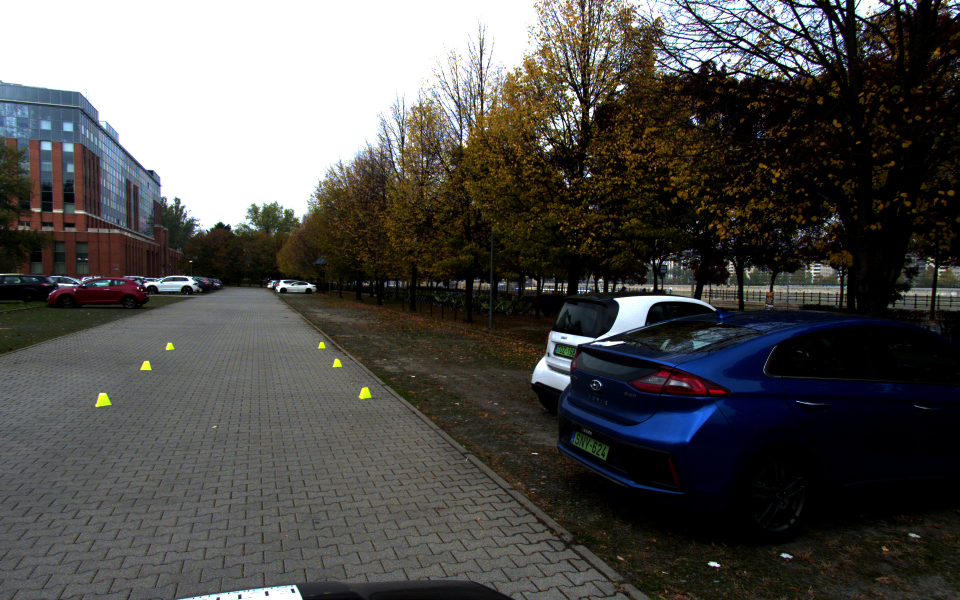
//> input picture Inverse-Perspective-Mapping/img1.jpg, 1920 x 1200 px (shown at 1/2 size)
$ ./affine_transformations_with_openCv Inverse-Perspective-Mapping/img1.jpg   (built with g++ and OpenCV 4)
//> lines starting //> are read from the running program, lines starting //| are printed output that depends on the picture
#include <opencv2/core/core.hpp>
#include <opencv2/highgui/highgui.hpp>
#include <iostream>
#include <stdio.h>

using namespace cv;
using namespace std;

int height = 600;
int width = 800;


Mat createPerspectiveTraf(float angle,float skew,float dx,float dy,float scale1, float scale2,float persp1, float persp2){
    Mat transformation(3,3,CV_32F);

    //Offset

    Mat offsetTr=Mat::eye(3,3,CV_32F);
    offsetTr.at<float>(0,2)=dx;
    offsetTr.at<float>(1,2)=dy;


    //Skew
    Mat skewTr=Mat::eye(3,3,CV_32F);
    skewTr.at<float>(0,1)=skew;

    //Scale
    Mat scaleTr=Mat::eye(3,3,CV_32F);
    scaleTr.at<float>(0,0)=scale1;
    scaleTr.at<float>(1,1)=scale2;


    //Rotation
    Mat rotTr=Mat::eye(3,3,CV_32F);
    rotTr.at<float>(0,0)=rotTr.at<float>(1,1)=cos(angle);
    rotTr.at<float>(0,1)=-sin(angle);
    rotTr.at<float>(1,0)=sin(angle);
    transformation=offsetTr*rotTr*skewTr*scaleTr;
    cout << "Affine Traf: " <<transformation <<endl ;


    //Perspectivity
    transformation.at<float>(2,0)=persp1;
    transformation.at<float>(2,1)=persp2;
    cout << "Perspective Traf: " <<transformation <<endl;


	return transformation;
}

void transformImage(Mat origImg,Mat& newImage,Mat tr,bool isPerspective){
    Mat invTr=tr.inv();
    const int WIDTH=origImg.cols;
    const int HEIGHT=origImg.rows;


    for (int x=0;x<WIDTH;x++) for (int y=0;y<HEIGHT;y++){
        Mat pt(3,1,CV_32F);
        pt.at<float>(0,0)=x;
        pt.at<float>(1,0)=y;
        pt.at<float>(2,0)=1.0;

        Mat ptTransformed=invTr*pt;
        if (isPerspective) ptTransformed=(1.0/ptTransformed.at<float>(2,0))*ptTransformed;

        int newX=round(ptTransformed.at<float>(0,0));
        int newY=round(ptTransformed.at<float>(1,0));

        if ((newX>=0)&&(newX<WIDTH)&&(newY>=0)&&(newY<HEIGHT)) newImage.at<Vec3b>(y,x)=origImg.at<Vec3b>(newY,newX);
    }
}


int main( int argc, char** argv )
{
    if( argc != 2){
     cout <<" Usage: display_image ImageToLoadAndDisplay" << endl;
     return -1;
    }

    Mat image;
    image = imread(argv[1]);
//> image is the input picture: 1200 rows x 1920 cols, CV_8UC3; mean B, G, R 78.2, 80.4, 81.4

    if(!image.data ){
        cout <<  "Could not open or find the image" << std::endl ;
        return -1;
    }

    Mat transformedImage = Mat::zeros(image.size(),image.type());

    Mat trf=createPerspectiveTraf(0.0,0.0,300.0,300.0,1,1,0.0,0.0);
    transformImage(image,transformedImage,trf,false);
//> after the loop in transformImage, `for (int x=0;x<WIDTH;x++) for (int y=0;y<HEIGHT;y++)`:
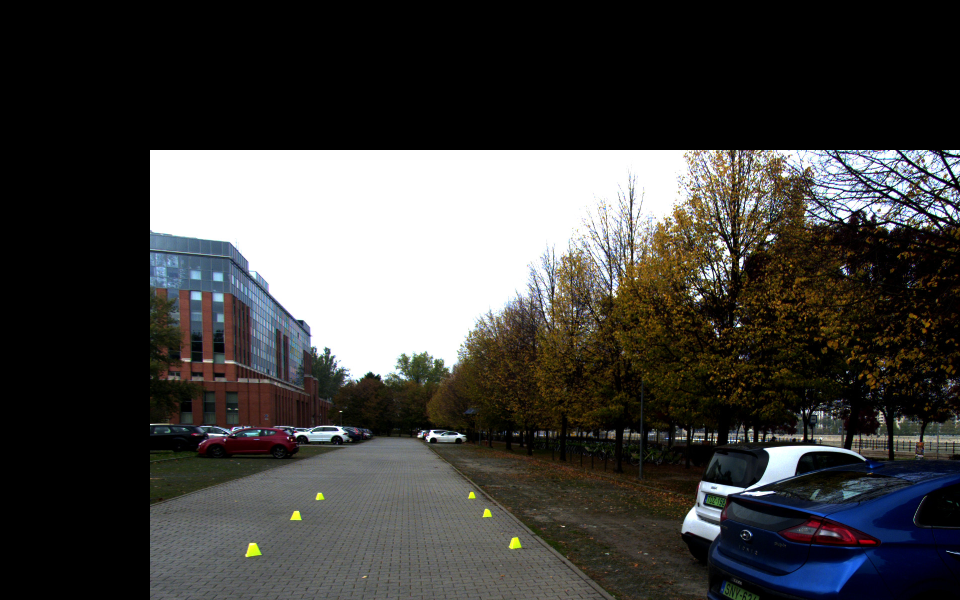
//> newImage: 1200 rows x 1920 cols, CV_8UC3 (shown at 1/2 size); mean B, G, R 62.5, 64.1, 64.9

    namedWindow( "Display window", WINDOW_AUTOSIZE );// Create a window for display.
    imshow( "Display window", transformedImage);

    int key;
    float angle = 0.0;
    float skew = 0.0;
    float dx = 100.0;
    float dy = 100.0;
    float scale1 = 0.5;
    float scale2 = 0.5;
    float persp1 = 0.0;
    float persp2 = 0.0;
    bool isPers;
    while (true){
        key = cv::waitKey(100);// Wait for a keystroke in the window
//> the key 'a' is pressed
//> call 2 of transformImage, with isPerspective = false
//> after the loop in transformImage (call 2), `for (int x=0;x<WIDTH;x++) for (int y=0;y<HEIGHT;y++)`:
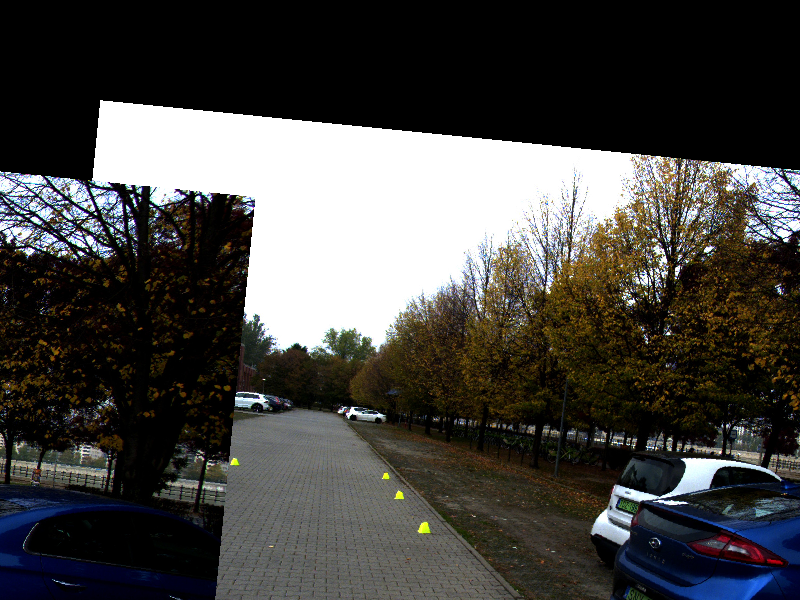
//> newImage: 600 rows x 800 cols, CV_8UC3; mean B, G, R 66.5, 68.8, 70
//> the key 'd' is pressed
//> call 3 of transformImage, with isPerspective = false
//> after the loop in transformImage (call 3), `for (int x=0;x<WIDTH;x++) for (int y=0;y<HEIGHT;y++)`:
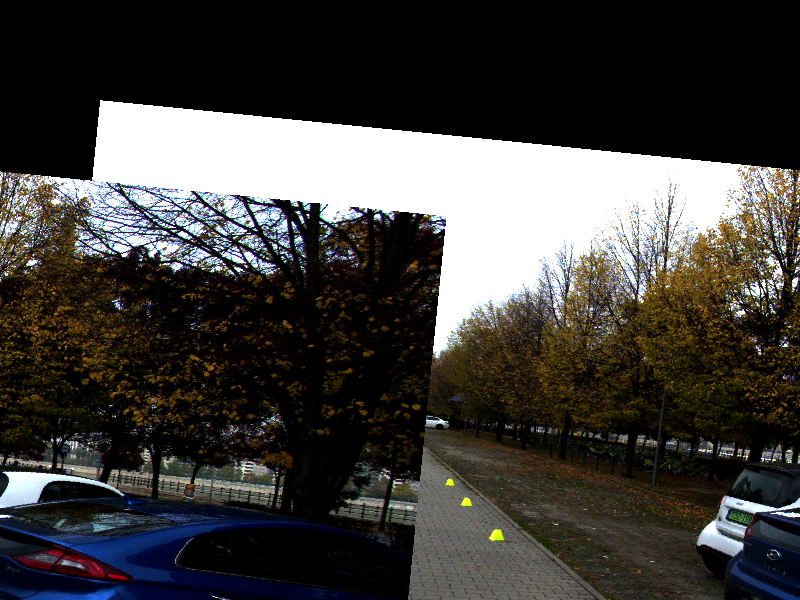
//> newImage: 600 rows x 800 cols, CV_8UC3; mean B, G, R 60.1, 63, 64.6
//> the key 'e' is pressed
//> the 'q' key is pressed
        if(key == 27) break;
        isPers = false;
        switch (key)
        {
        case 'a':
            angle+=0.1f;
            break;
        case 'q':
            angle-=0.1f;
            break;
        case 's':
            scale2+=0.1;
            break;
        case 'w':
            scale2-=0.1;
            break;
        case 'd':
            scale1+=0.1;
            break;
        case 'e':
            scale1-=0.1;
            break;
        case 'f':
            skew+=0.1;
            break;
        case 'r':
            skew-=0.1;
            break;
        case 'g':
            dy+=10;
            break;
        case 't':
            dy-=10;
            break;
        case 'h':
            dx+=10;
            break;
        case 'z':
            dx-=10;
            break;
        case 'j':
            persp1+=0.0001;
            isPers = true;
            break;
        case 'u':
            persp1-=0.0001;
            isPers = true;
            break;
        case 'k':
            persp2+=0.0001;
            isPers = true;
            break;
        case 'i':
            persp2-=0.0001;
            isPers = true;
            break;
        default:
            break;
        }
        if(key != -1){
            transformedImage = Mat::zeros(height,width,CV_8UC3);
            trf=createPerspectiveTraf(angle,skew,dx,dy,scale1,scale2,persp1,persp2);
            transformImage(image,transformedImage,trf,isPers);
//> after the loop in transformImage (call 5), `for (int x=0;x<WIDTH;x++) for (int y=0;y<HEIGHT;y++)`:
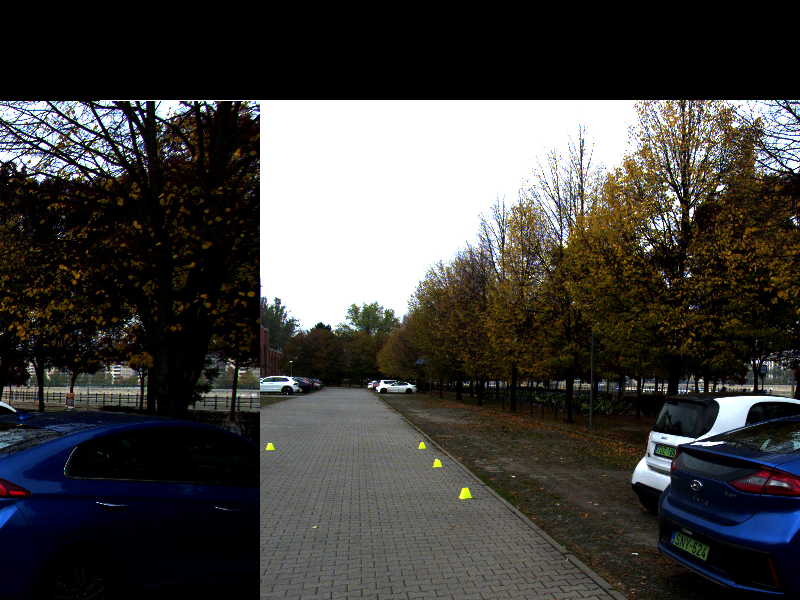
//> newImage: 600 rows x 800 cols, CV_8UC3; mean B, G, R 62.8, 64.8, 66
            imshow("Display window", transformedImage); }
    }
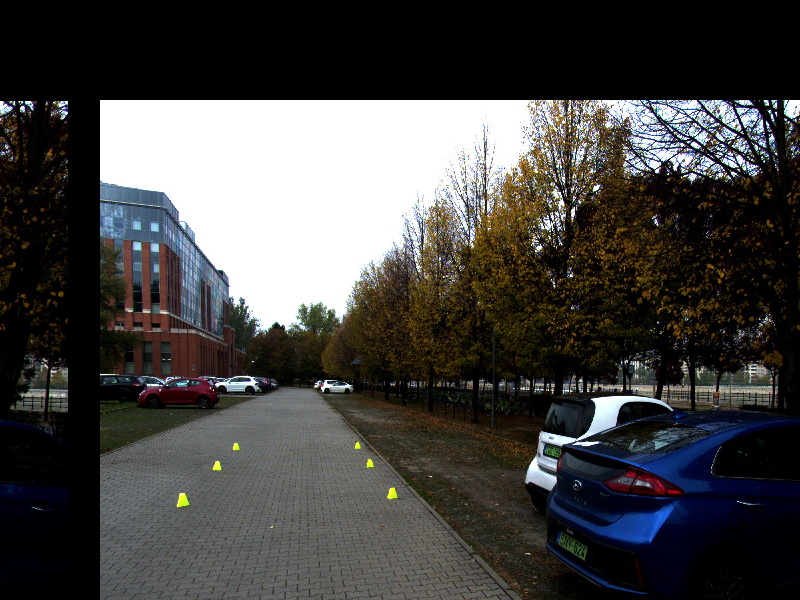
//> transformedImage: 600 rows x 800 cols, CV_8UC3; mean B, G, R 65.9, 67.4, 68.3
//> (the run ends here: the program stops with an error, at `return 0;`)

$ run again, on Inverse-Perspective-Mapping/Dev1.jpg
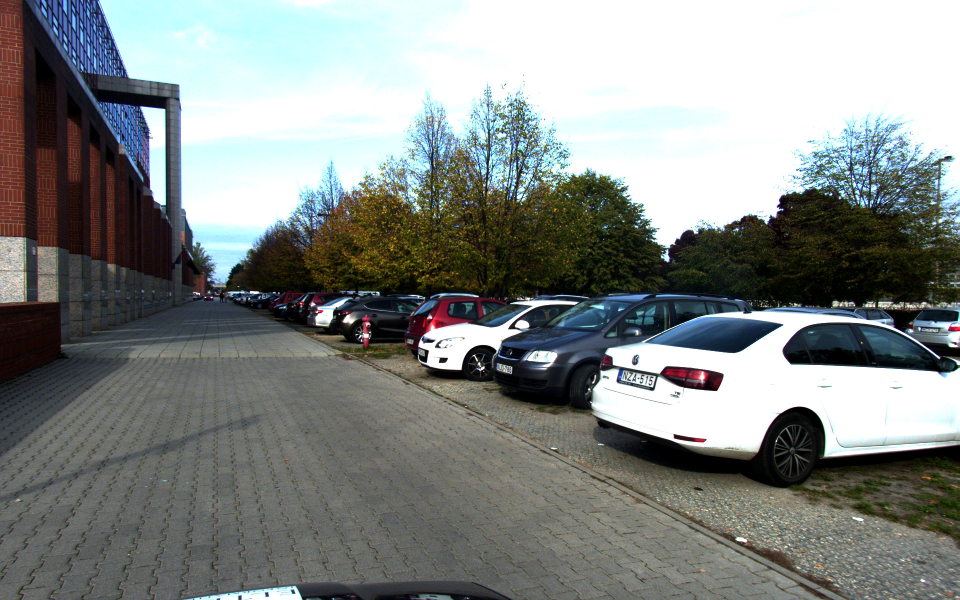
//> input picture Inverse-Perspective-Mapping/Dev1.jpg, 1920 x 1200 px (shown at 1/2 size)
//> image is the input picture: 1200 rows x 1920 cols, CV_8UC3; mean B, G, R 133.1, 135.4, 130.6
//> after the loop in transformImage (call 5), `for (int x=0;x<WIDTH;x++) for (int y=0;y<HEIGHT;y++)`:
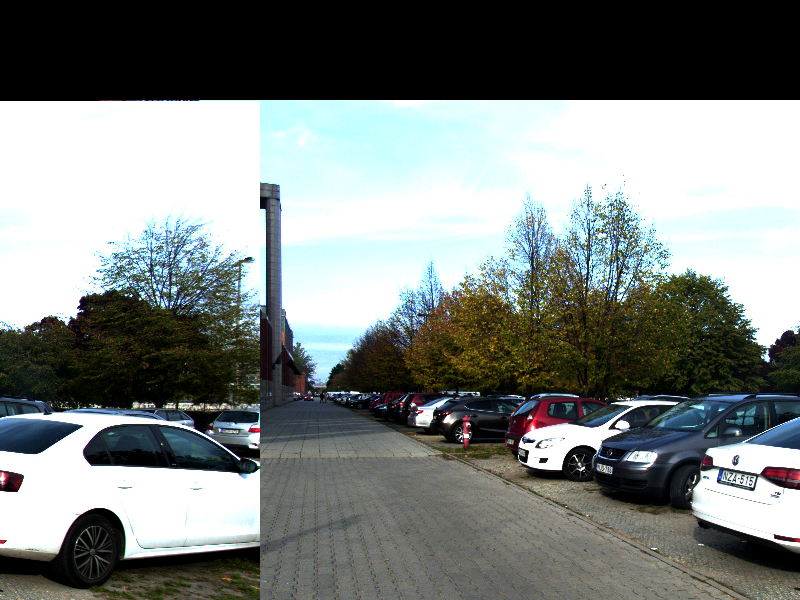
//> newImage: 600 rows x 800 cols, CV_8UC3; mean B, G, R 126.8, 128.9, 123.1
//> after the loop `while (true)`:
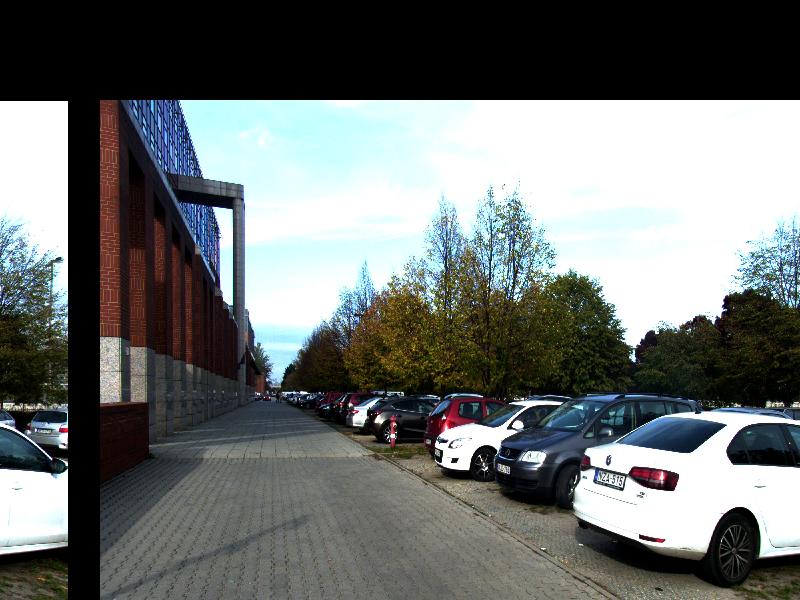
//> transformedImage: 600 rows x 800 cols, CV_8UC3; mean B, G, R 111.5, 112.7, 108.4

$ run again, on Inverse-Perspective-Mapping/Dev2.jpg
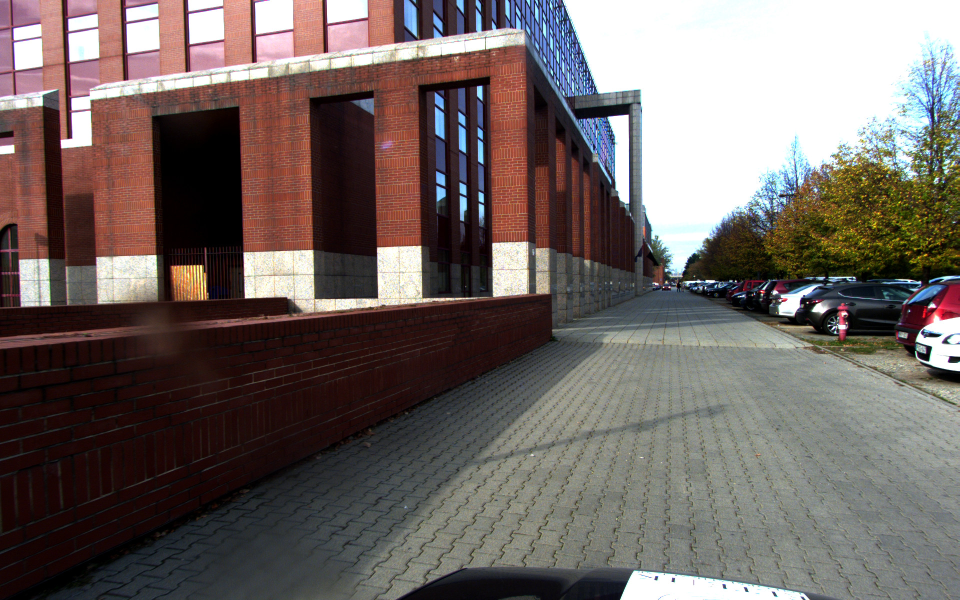
//> input picture Inverse-Perspective-Mapping/Dev2.jpg, 1920 x 1200 px (shown at 1/2 size)
//> image is the input picture: 1200 rows x 1920 cols, CV_8UC3; mean B, G, R 98.9, 102.3, 112.6
//> after the loop in transformImage (call 5), `for (int x=0;x<WIDTH;x++) for (int y=0;y<HEIGHT;y++)`:
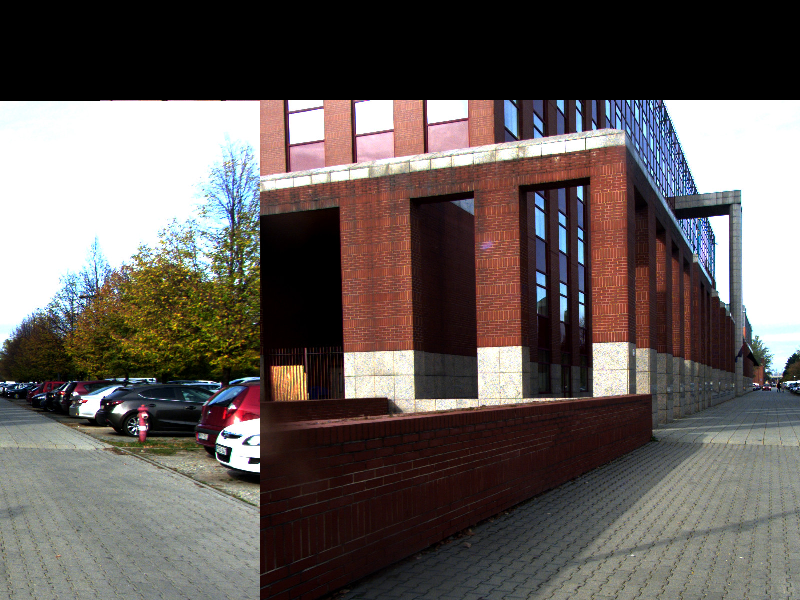
//> newImage: 600 rows x 800 cols, CV_8UC3; mean B, G, R 89.1, 92.2, 100
//> after the loop `while (true)`:
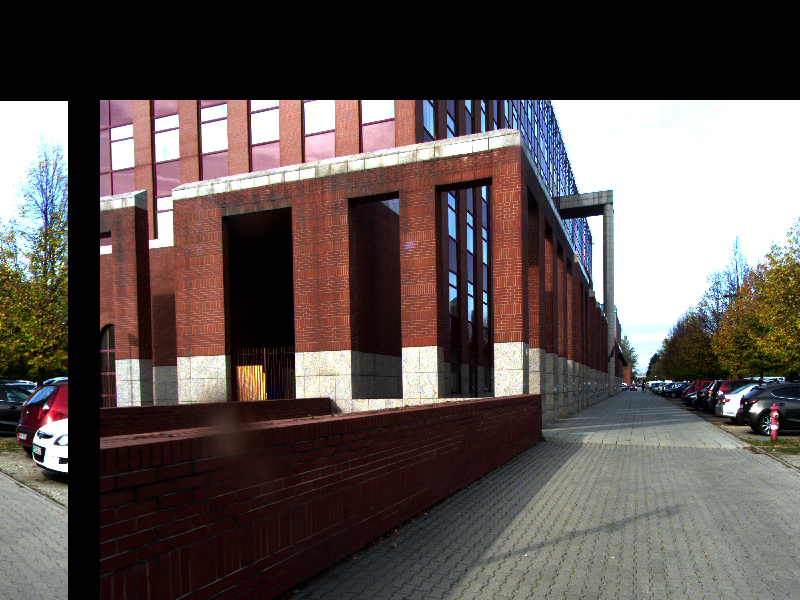
//> transformedImage: 600 rows x 800 cols, CV_8UC3; mean B, G, R 80.6, 83.4, 93.5

$ run again, on Inverse-Perspective-Mapping/res2.png
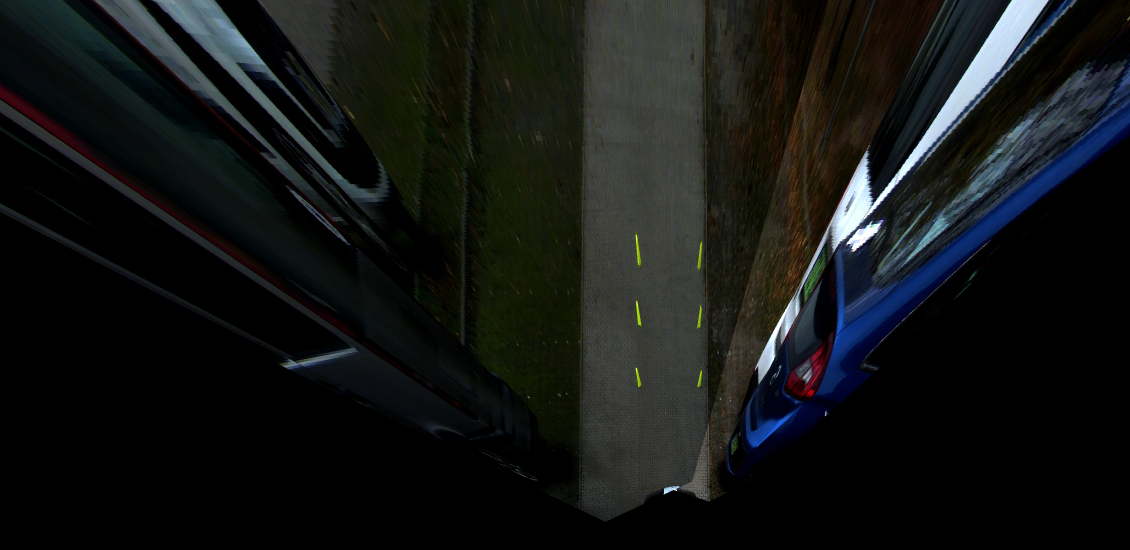
//> input picture Inverse-Perspective-Mapping/res2.png, 2260 x 1100 px (shown at 1/2 size)
//> image is the input picture: 1100 rows x 2260 cols, CV_8UC3; mean B, G, R 20.6, 21.6, 19.4
//> after the loop in transformImage (call 5), `for (int x=0;x<WIDTH;x++) for (int y=0;y<HEIGHT;y++)`:
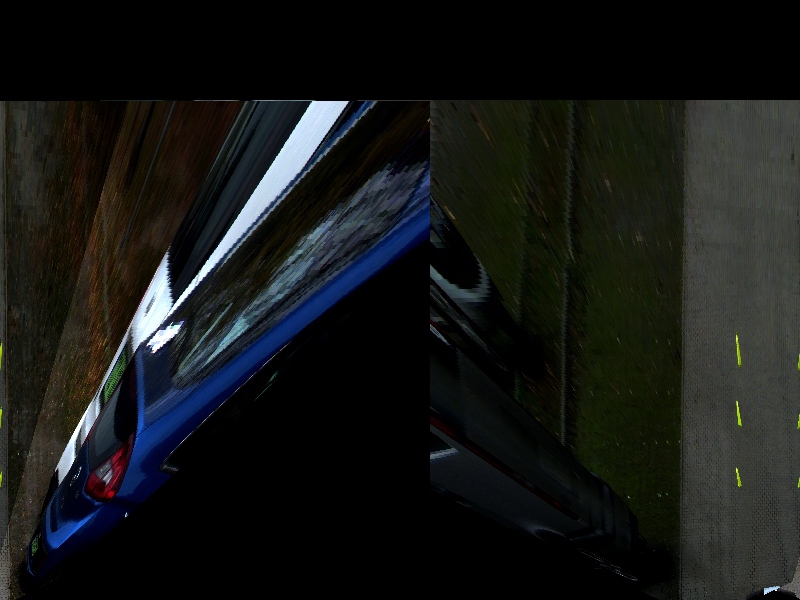
//> newImage: 600 rows x 800 cols, CV_8UC3; mean B, G, R 22.1, 23.7, 21.7
//> after the loop `while (true)`:
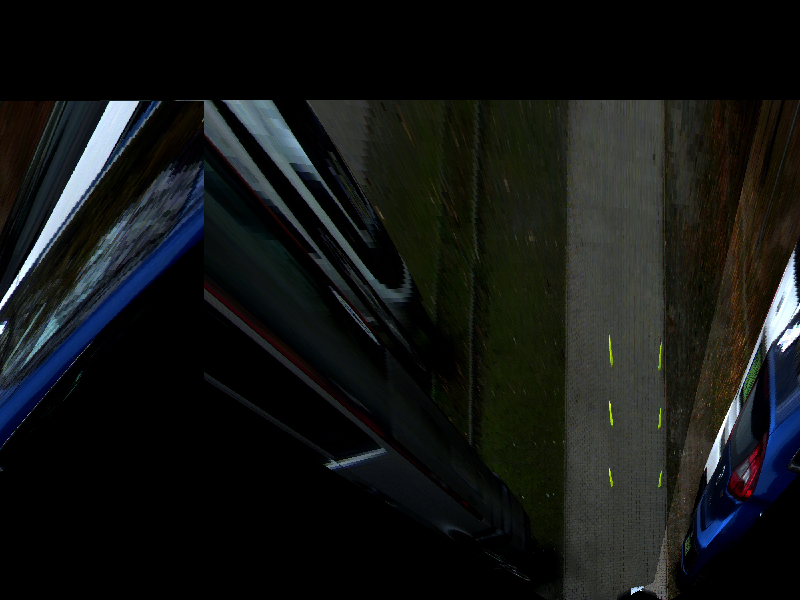
//> transformedImage: 600 rows x 800 cols, CV_8UC3; mean B, G, R 20.5, 21.6, 19.5
